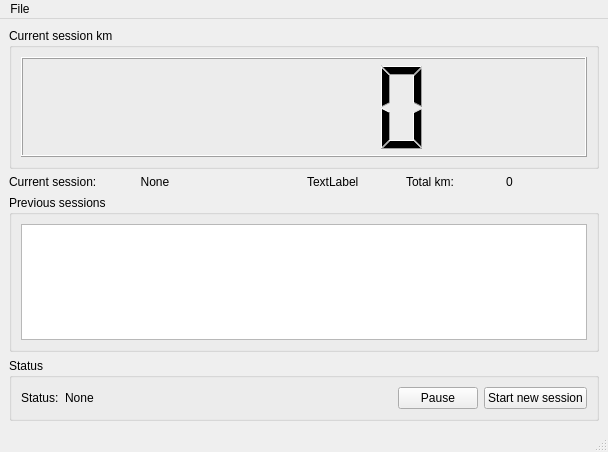
<?xml version="1.0" encoding="UTF-8"?>
<ui version="4.0">
 <class>MainWindow</class>
 <widget class="QMainWindow" name="MainWindow">
  <property name="geometry">
   <rect>
    <x>0</x>
    <y>0</y>
    <width>608</width>
    <height>452</height>
   </rect>
  </property>
  <property name="windowTitle">
   <string>MainWindow</string>
  </property>
  <widget class="QWidget" name="centralwidget">
   <layout class="QVBoxLayout" name="verticalLayout_2">
    <item>
     <layout class="QVBoxLayout" name="verticalLayout">
      <item>
       <widget class="QGroupBox" name="groupBox">
        <property name="title">
         <string>Current session km</string>
        </property>
        <layout class="QHBoxLayout" name="horizontalLayout_4">
         <item>
          <layout class="QHBoxLayout" name="horizontalLayout_3">
           <item>
            <widget class="QLCDNumber" name="current_km_label">
             <property name="minimumSize">
              <size>
               <width>0</width>
               <height>100</height>
              </size>
             </property>
             <property name="segmentStyle">
              <enum>QLCDNumber::Filled</enum>
             </property>
            </widget>
           </item>
          </layout>
         </item>
        </layout>
       </widget>
      </item>
      <item>
       <layout class="QHBoxLayout" name="horizontalLayout_7">
        <item>
         <widget class="QLabel" name="label_6">
          <property name="text">
           <string>Current session:</string>
          </property>
         </widget>
        </item>
        <item>
         <widget class="QLabel" name="label_7">
          <property name="layoutDirection">
           <enum>Qt::LeftToRight</enum>
          </property>
          <property name="text">
           <string>None</string>
          </property>
          <property name="alignment">
           <set>Qt::AlignCenter</set>
          </property>
         </widget>
        </item>
        <item>
         <widget class="QLabel" name="label_5">
          <property name="text">
           <string/>
          </property>
         </widget>
        </item>
        <item>
         <widget class="QLabel" name="label_8">
          <property name="text">
           <string>TextLabel</string>
          </property>
         </widget>
        </item>
        <item>
         <widget class="QLabel" name="label_4">
          <property name="text">
           <string>Total km:</string>
          </property>
         </widget>
        </item>
        <item>
         <widget class="QLabel" name="label_3">
          <property name="text">
           <string>0</string>
          </property>
         </widget>
        </item>
       </layout>
      </item>
      <item>
       <widget class="QGroupBox" name="groupBox_2">
        <property name="title">
         <string>Previous sessions</string>
        </property>
        <layout class="QHBoxLayout" name="horizontalLayout_6">
         <item>
          <layout class="QHBoxLayout" name="horizontalLayout_5">
           <item>
            <widget class="QTableView" name="tableView"/>
           </item>
          </layout>
         </item>
        </layout>
       </widget>
      </item>
      <item>
       <widget class="QGroupBox" name="groupBox_3">
        <property name="title">
         <string>Status</string>
        </property>
        <layout class="QHBoxLayout" name="horizontalLayout_2">
         <item>
          <layout class="QHBoxLayout" name="horizontalLayout">
           <item>
            <widget class="QLabel" name="label">
             <property name="text">
              <string>Status:</string>
             </property>
            </widget>
           </item>
           <item>
            <widget class="QLabel" name="label_2">
             <property name="text">
              <string>None</string>
             </property>
            </widget>
           </item>
           <item>
            <spacer name="horizontalSpacer">
             <property name="orientation">
              <enum>Qt::Horizontal</enum>
             </property>
             <property name="sizeHint" stdset="0">
              <size>
               <width>40</width>
               <height>20</height>
              </size>
             </property>
            </spacer>
           </item>
           <item>
            <widget class="QPushButton" name="pause_btn">
             <property name="text">
              <string>Pause</string>
             </property>
            </widget>
           </item>
           <item>
            <widget class="QPushButton" name="new_session_btn">
             <property name="text">
              <string>Start new session</string>
             </property>
            </widget>
           </item>
          </layout>
         </item>
        </layout>
       </widget>
      </item>
     </layout>
    </item>
   </layout>
  </widget>
  <widget class="QMenuBar" name="menubar">
   <property name="geometry">
    <rect>
     <x>0</x>
     <y>0</y>
     <width>608</width>
     <height>26</height>
    </rect>
   </property>
   <widget class="QMenu" name="menuFile">
    <property name="title">
     <string>File</string>
    </property>
    <addaction name="actionConfigure"/>
   </widget>
   <addaction name="menuFile"/>
  </widget>
  <widget class="QStatusBar" name="statusbar"/>
  <action name="actionConfigure">
   <property name="text">
    <string>Configure</string>
   </property>
  </action>
 </widget>
 <resources/>
 <connections/>
</ui>
